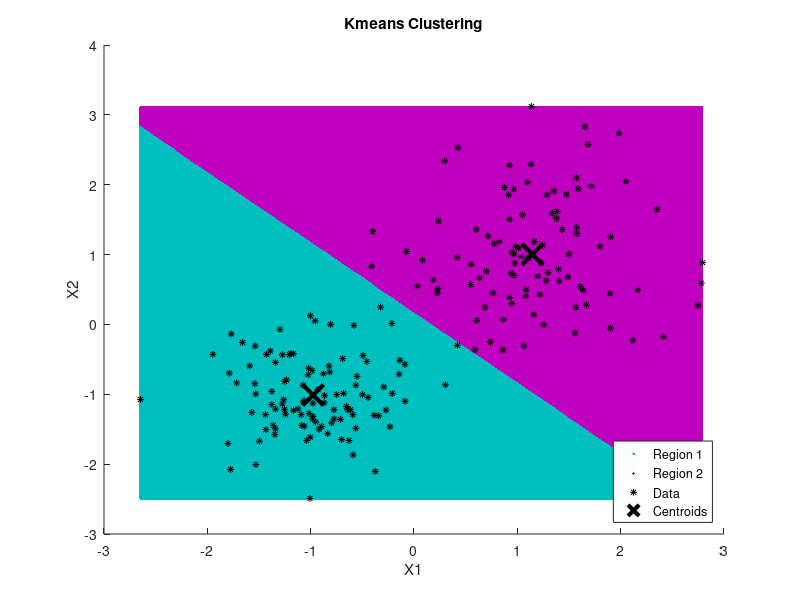

Write the MATLAB code that produced this figure.
clc;
clear;
close all;

%% Get Data:
rng default; % For reproducibility
X = [randn(100,2)*0.75+ones(100,2);
    randn(100,2)*0.5-ones(100,2)];


%% Perform Kmeans clustering with two groups
[idx,C] =kmeans(X,2); 

%% Plot The clusters
x1 = min(X(:,1)):0.01:max(X(:,1));
x2 = min(X(:,2)):0.01:max(X(:,2));
[x1G,x2G] = meshgrid(x1,x2);
XGrid = [x1G(:),x2G(:)]; % Defines a fine grid on the plot

% NOTE: This will throw warning because we are calling again the
% kmeans algorithm but we are only doing one iteration to get the actual
% fistances from the mesh XGrid to the calculated centroids C. 
idx2Region = kmeans(XGrid,2,'MaxIter',1,'Start',C);

figure;
gscatter(XGrid(:,1),XGrid(:,2),idx2Region,...
    [0,0.75,0.75;
     0.75,0,0.75],'..');
hold on;
plot(X(:,1),X(:,2),'k*','MarkerSize',5);
plot(C(:,1),C(:,2),'kx',...
     'MarkerSize',15,'LineWidth',3)
title 'Kmeans Clustering';
xlabel 'X1';
ylabel 'X2';
legend('Region 1','Region 2','Data','Centroids','Location','SouthEast');
hold off;   
    